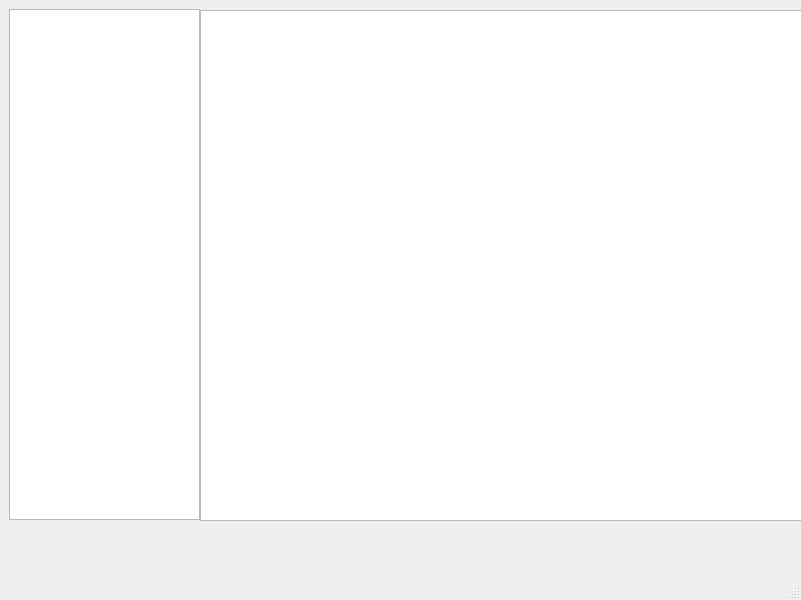
<?xml version="1.0" encoding="UTF-8"?>
<ui version="4.0">
 <class>MainWindow</class>
 <widget class="QMainWindow" name="MainWindow">
  <property name="geometry">
   <rect>
    <x>0</x>
    <y>0</y>
    <width>801</width>
    <height>600</height>
   </rect>
  </property>
  <property name="windowTitle">
   <string>MainWindow</string>
  </property>
  <widget class="QWidget" name="centralwidget">
   <widget class="QWidget" name="horizontalLayoutWidget">
    <property name="geometry">
     <rect>
      <x>9</x>
      <y>9</y>
      <width>191</width>
      <height>511</height>
     </rect>
    </property>
    <layout class="QHBoxLayout" name="horizontalLayout">
     <item>
      <widget class="QListWidget" name="main_listWidget"/>
     </item>
    </layout>
   </widget>
   <widget class="QWidget" name="horizontalLayoutWidget_2">
    <property name="geometry">
     <rect>
      <x>200</x>
      <y>10</y>
      <width>631</width>
      <height>511</height>
     </rect>
    </property>
    <layout class="QHBoxLayout" name="horizontalLayout_2">
     <item>
      <widget class="QTreeView" name="main_treeView"/>
     </item>
    </layout>
   </widget>
  </widget>
  <widget class="QMenuBar" name="menubar">
   <property name="geometry">
    <rect>
     <x>0</x>
     <y>0</y>
     <width>801</width>
     <height>22</height>
    </rect>
   </property>
  </widget>
  <widget class="QStatusBar" name="statusbar"/>
 </widget>
 <resources/>
 <connections/>
</ui>
